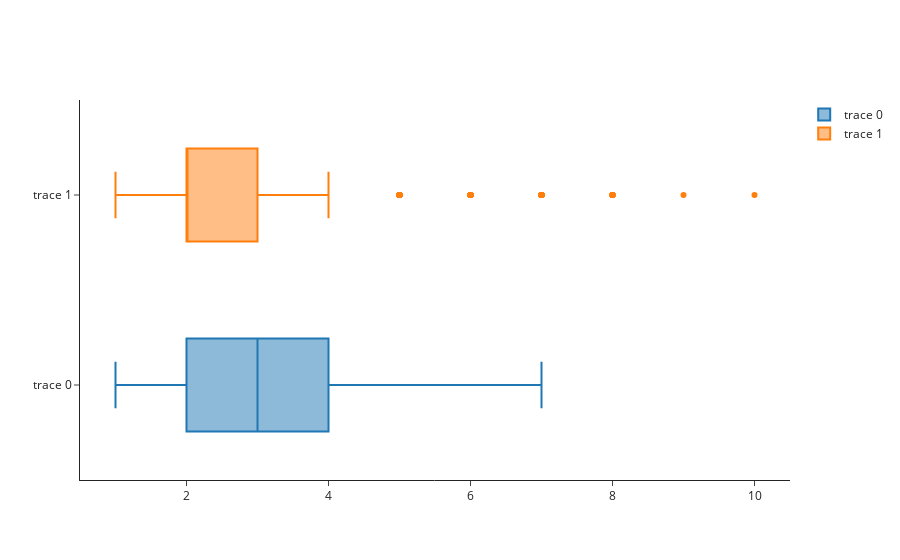

Notebook source saved alongside this figure:
### Code cell
fig = go.Figure()
fig.add_trace(go.Box(x=df['km-tidur']))
fig.add_trace(go.Box(x=df['km-mandi']))
fig.show()

### Figure 1 — Plotly figure (JSON) as saved in the notebook; plotly's stock layout.template omitted (floating-point values rounded to 4 significant figures; data arrays with more than 128 entries replaced by an {"elided": "..."} marker saying what was removed)
{"data": [{"type": "box", "x": {"elided": "5925 int values"}}, {"type": "box", "x": {"elided": "5925 int values"}}], "layout": {}}
